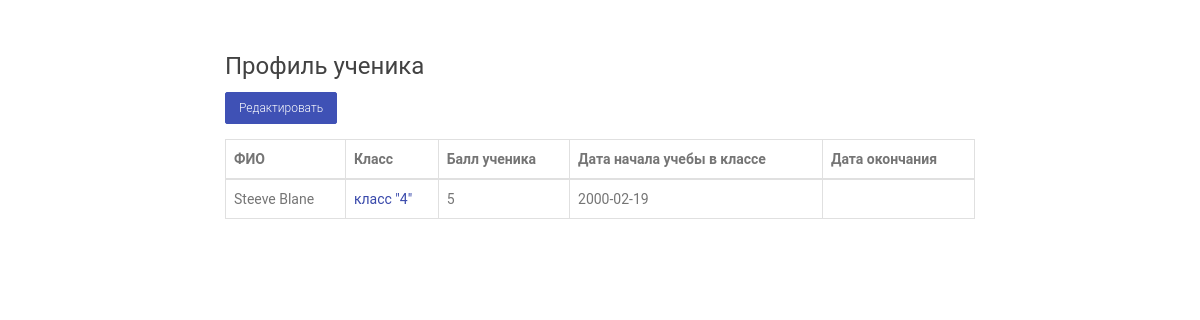
The app's page /pupil_profile.php?pupil_id=1 with its own data.
### tables this page shows
CREATE TABLE `pupil` (
  `id` int(11) NOT NULL AUTO_INCREMENT,
  `full_name` varchar(255) NOT NULL,
  `class_id` int(11) NOT NULL,
  `score` int(11) DEFAULT NULL,
  `start_date` date DEFAULT NULL,
  `graduation_date` date DEFAULT NULL,
  PRIMARY KEY (`id`)
);

### pupil_profile.php (the view)
<?php require_once 'header.php' ?>
<body>
	<div class="col-md-12">
		<?php
			if(isset($_GET['pupil_id'])):
				$pupilId = (int)$_GET['pupil_id'];
				$sth = $db->prepare('SELECT * FROM pupil WHERE id = :pupilId');
				$sth->bindParam(':pupilId', $pupilId);
				$sth->execute();
				$pupil = $sth->fetch(PDO::FETCH_ASSOC);
		?>
		<div class="col-md-8 col-md-offset-2 margin-top-30">
			<h3>Профиль ученика</h3>
			<a href="edit_pupil_profile.php?pupil_id=<?=$pupil['id']?>" class="btn btn-primary btn-sm margin-bottom-15">Редактировать</a>
			<table class="table table-bordered">
			    <thead>
			      <tr>
			        <th>ФИО</th>
			        <th>Класс</th>
			        <th>Балл ученика</th>
			        <th>Дата начала учебы в классе</th>
			        <th>Дата окончания</th>
			      </tr>
			    </thead>
			    <tbody>
			      <tr>
			        <td><?=$pupil['full_name']?></td>
			        <td><a href="class_profile.php?class=<?=$pupil['class_id']?>">класс "<?=$pupil['class_id']?>"</a></td>
			        <td><?=$pupil['score']?></td>
			        <td><?=$pupil['start_date']?></td>
			        <td><?=$pupil['graduation_date']?></td>
			      </tr>
			    </tbody>
	  		</table>
		</div>
		<?php endif; ?>
	</div>
<?php require_once 'footer.php' ?>

### assets/css/style.css (style rules this page uses)
.margin-top-30 { margin-top: 30px; }
.margin-bottom-15 { margin-bottom: 15px; }

### records on screen
pupil: full_name "Steeve Blane", class "4", score "5", start_date "2000-02-19"
